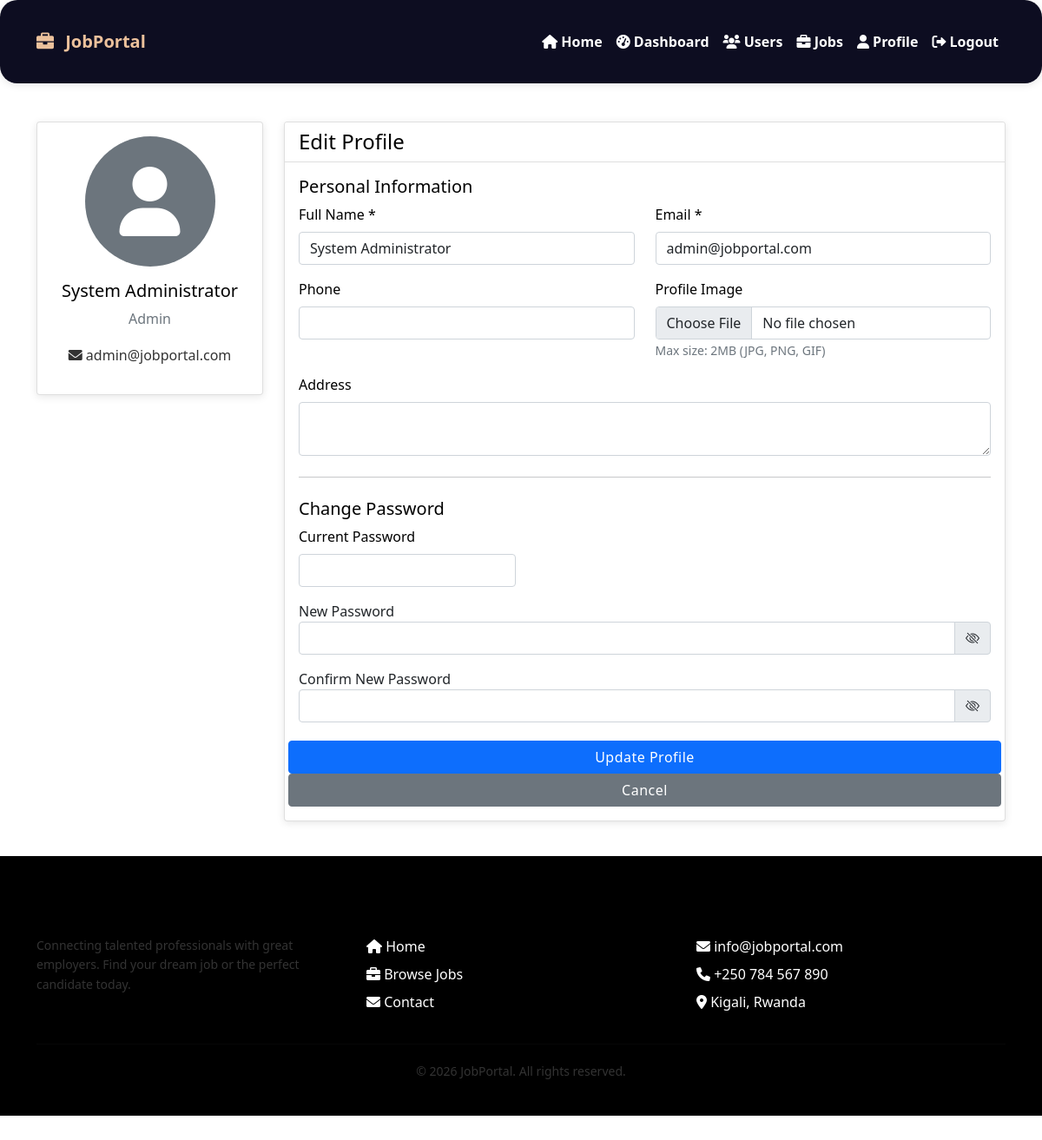
The app's page /profile.php (signed in) with its own data.
### tables this page shows
CREATE TABLE `users` (
  `id` int(11) NOT NULL AUTO_INCREMENT,
  `username` varchar(50) NOT NULL,
  `email` varchar(100) NOT NULL,
  `password` varchar(255) NOT NULL,
  `full_name` varchar(100) NOT NULL,
  `role` enum('admin','employer','applicant') DEFAULT 'applicant',
  `status` enum('active','inactive') DEFAULT 'active',
  `profile_image` varchar(255) DEFAULT NULL,
  `phone` varchar(20) DEFAULT NULL,
  `address` text DEFAULT NULL,
  `created_at` timestamp NOT NULL DEFAULT current_timestamp(),
  `updated_at` timestamp NOT NULL DEFAULT current_timestamp() ON UPDATE current_timestamp(),
  PRIMARY KEY (`id`),
  UNIQUE KEY `username` (`username`),
  UNIQUE KEY `email` (`email`)
);

### profile.php (the view, shortened to what this page needs)
<?php
require_once 'includes/header.php';
$user_id = $_SESSION['user_id'];
$user = getUserData($user_id);
?>
<!DOCTYPE html>
<html lang="en">
<head>
    <link href="https://cdn.jsdelivr.net/npm/bootstrap@5.1.3/dist/css/bootstrap.min.css" rel="stylesheet">
    <link rel="stylesheet" href="https://cdn.jsdelivr.net/npm/bootstrap-icons@1.8.1/font/bootstrap-icons.css">
</head>
<div class="container mt-4">
    <div class="row">
        <div class="col-md-3">
            <div class="card text-center">
                <div class="card-body">
                    <?php if ($user['profile_image'] && file_exists($user['profile_image'])): ?>
                        <img src="<?php echo $user['profile_image']; ?>" alt="Profile" class="rounded-circle mb-3" width="150" height="150">
                    <?php else: ?>
                        <div class="bg-secondary rounded-circle d-inline-flex align-items-center justify-content-center mb-3" style="width: 150px; height: 150px;">
                            <i class="fas fa-user fa-5x text-white"></i>
                        </div>
                    <?php endif; ?>
                    <h5><?php echo htmlspecialchars($user['full_name']); ?></h5>
                    <p class="text-muted"><?php echo ucfirst($user['role']); ?></p>
                    <p><i class="fas fa-envelope"></i> <?php echo htmlspecialchars($user['email']); ?></p>
                </div>
            </div>
        </div>
        <div class="col-md-9">
            <div class="card">
                <div class="card-header bg-white">
                    <h4 class="mb-0">Edit Profile</h4>
                </div>
                <div class="card-body">
                    <form method="POST" action="" enctype="multipart/form-data">
                        <h5>Personal Information</h5>
                        <div class="row">
                            <div class="col-md-6 mb-3">
                                <label for="full_name" class="form-label">Full Name *</label>
                                <input type="text" class="form-control" id="full_name" name="full_name"
                                    value="<?php echo htmlspecialchars($user['full_name']); ?>" required>
                            </div>
                            <div class="col-md-6 mb-3">
                                <label for="email" class="form-label">Email *</label>
                                <input type="email" class="form-control" id="email" name="email"
                                    value="<?php echo htmlspecialchars($user['email']); ?>" required>
                            </div>
                        </div>
                        <div class="row">
                            <div class="col-md-6 mb-3">
                                <label for="phone" class="form-label">Phone</label>
                                <input type="text" class="form-control" id="phone" name="phone"
                                    value="<?php echo htmlspecialchars($user['phone']); ?>">
                            </div>
                            <div class="col-md-6 mb-3">
                                <label for="profile_image" class="form-label">Profile Image</label>
                                <input type="file" class="form-control" id="profile_image" name="profile_image"
                                    accept="image/*">
                                <small class="text-muted">Max size: 2MB (JPG, PNG, GIF)</small>
                            </div>
                        </div>
                        <div class="mb-3">
                            <label for="address" class="form-label">Address</label>
                            <textarea class="form-control" id="address" name="address" rows="2"><?php echo htmlspecialchars($user['address']); ?></textarea>
                        </div>
                        <hr class="my-4">
                        <h5>Change Password</h5>
                        <div class="row">
                            <div class="col-md-4 mb-3">
                                <label for="current_password" class="form-label">Current Password</label>
                                <input type="password" class="form-control" id="current_password" name="current_password">
                            </div>
                            <div class="mb-3">
                                <label>New Password</label>
                                <div class="input-group">
                                    <input type="password" name="new_password" id="new_password" class="form-control" required>
                                    <span class="input-group-text" onclick="togglePassword('new_password', this)" style="cursor:pointer;">
                                        <i class="bi bi-eye-slash"></i>
                                    </span>
                                </div>
                            </div>
                            <div class="mb-3">
                                <label>Confirm New Password</label>
                                <div class="input-group">
                                    <input type="password" name="confirm_password" id="confirm_password" class="form-control" required>
                                    <span class="input-group-text" onclick="togglePassword('confirm_password', this)" style="cursor:pointer;">
                                        <i class="bi bi-eye-slash"></i>
                                    </span>
                                </div>
                            </div>
                            <button type="submit" class="btn btn-primary">Update Profile</button>
                            <a href="index.php" class="btn btn-secondary">Cancel</a>
                    </form>
                </div>
            </div>
        </div>
    </div>
</div>
<?php require_once 'includes/footer.php'; ?>

### includes/header.php (style rules this page uses)
:root { --primary: #ecc19c; --secondary: #3b4d61; --accent: #000000; --font-main: 'Segoe UI', Tahoma, Geneva, Verdana, sans-serif; --font-heading: 'Segoe UI', Tahoma, Geneva, Verdana, sans-serif; --text-color: #333333; --text-light: #666666; --text-dark: #000000; }
* { margin: 0; padding: 0; box-sizing: border-box; }
html, body { height: 100%; margin: 0; padding: 0; }
body { background-color: #f8f9fa; font-family: var(--font-main); color: var(--text-color); min-height: 100vh; display: flex; flex-direction: column; }
h1, h2, h3, h4, h5, h6 { font-family: var(--font-heading); color: var(--text-dark); font-weight: 600; }
p { color: var(--text-color); line-height: 1.6; }
a { color: var(--secondary); text-decoration: none; transition: color 0.3s ease; }
.form-label { font-weight: 500; color: var(--text-dark); }
.btn { font-weight: 500; letter-spacing: 0.5px; }
.btn-primary { background-color: var(--secondary); border-color: var(--secondary); }
.card { border: none; border-radius: 10px; box-shadow: 0 2px 10px rgba(0, 0, 0, 0.1); transition: transform 0.3s ease; margin-bottom: 20px; }
.container { padding-top: 20px; padding-bottom: 20px; }

### records on screen
users: full_name "System Administrator", role "Admin", email "admin@jobportal.com"

### other values on screen
SITE_NAME "JobPortal"
SITE_NAME "jobportal"
